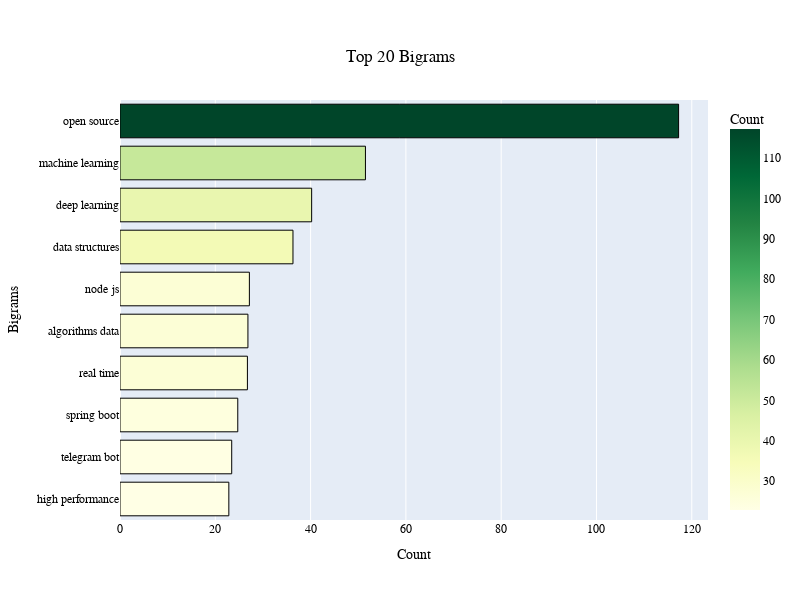

Here is the notebook cell this chart was saved with:
### Code cell
# Get top 10 bigrams from the cleaned text data
bigrams = get_top_n_gram(description_translated_clean, (2, 2), 10)

# Create a DataFrame with bigrams and their counts
df1 = pd.DataFrame(bigrams, columns=['Text', 'count'])

# Group by text and sum counts, then sort by count in ascending order
df1 = df1.groupby('Text').sum().sort_values(by='count', ascending=True)

# Create a horizontal bar plot for the top 20 bigrams
fig = px.bar(df1, 
             y=df1.index, 
             x='count', 
             labels={'x': 'Count', 'bigrams': 'Bigrams'},
             title='Top 20 Bigrams',
             color='count',   
             color_continuous_scale='ylgn',  
             orientation='h' 
            )

# Update layout: set dimensions, title alignment, and axis titles
fig.update_layout(
    width=800,  
    height=600,  
    title={'x': 0.5, 'xanchor': 'center', 'yanchor': 'top'},  
    xaxis_title='Count',
    yaxis_title='Bigrams',

    font=dict(
        family="Arial, sans-serif",
        size=12,
        color="black"  # Set font color
    )
)

# Update color axes: customize the colorbar appearance
fig.update_coloraxes(colorbar=dict(
    title='Count',
    titlefont=dict(color='black'),   # Set colorbar title font color
    tickfont=dict(color='black')     # Set colorbar tick font color
))

# Update trace: add black border around bars
fig.update_traces(marker_line_color='black', marker_line_width=1)
fig.show()

### Figure 1 — Plotly figure (JSON) as saved in the notebook; plotly's stock layout.template omitted (floating-point values rounded to 4 significant figures)
{"data": [{"alignmentgroup": "True", "hovertemplate": "count=%{marker.color}<br>Text=%{y}<extra></extra>", "legendgroup": "", "marker": {"color": [22.84, 23.45, 24.72, 26.74, 26.85, 27.15, 36.3, 40.22, 51.51, 117.2], "coloraxis": "coloraxis", "line": {"color": "black", "width": 1}, "pattern": {"shape": ""}}, "name": "", "offsetgroup": "", "orientation": "h", "showlegend": false, "textposition": "auto", "type": "bar", "x": [22.84, 23.45, 24.72, 26.74, 26.85, 27.15, 36.3, 40.22, 51.51, 117.2], "xaxis": "x", "y": ["high performance", "telegram bot", "spring boot", "real time", "algorithms data", "node js", "data structures", "deep learning", "machine learning", "open source"], "yaxis": "y"}], "layout": {"barmode": "relative", "coloraxis": {"colorbar": {"tickfont": {"color": "black"}, "title": {"font": {"color": "black"}, "text": "Count"}}, "colorscale": [[0, "rgb(255,255,229)"], [0.125, "rgb(247,252,185)"], [0.25, "rgb(217,240,163)"], [0.375, "rgb(173,221,142)"], [0.5, "rgb(120,198,121)"], [0.625, "rgb(65,171,93)"], [0.75, "rgb(35,132,67)"], [0.875, "rgb(0,104,55)"], [1, "rgb(0,69,41)"]]}, "font": {"color": "black", "family": "Arial, sans-serif", "size": 12}, "height": 600, "legend": {"tracegroupgap": 0}, "title": {"text": "Top 20 Bigrams", "x": 0.5, "xanchor": "center", "yanchor": "top"}, "width": 800, "xaxis": {"anchor": "y", "domain": [0, 1], "title": {"text": "Count"}}, "yaxis": {"anchor": "x", "domain": [0, 1], "title": {"text": "Bigrams"}}}}
